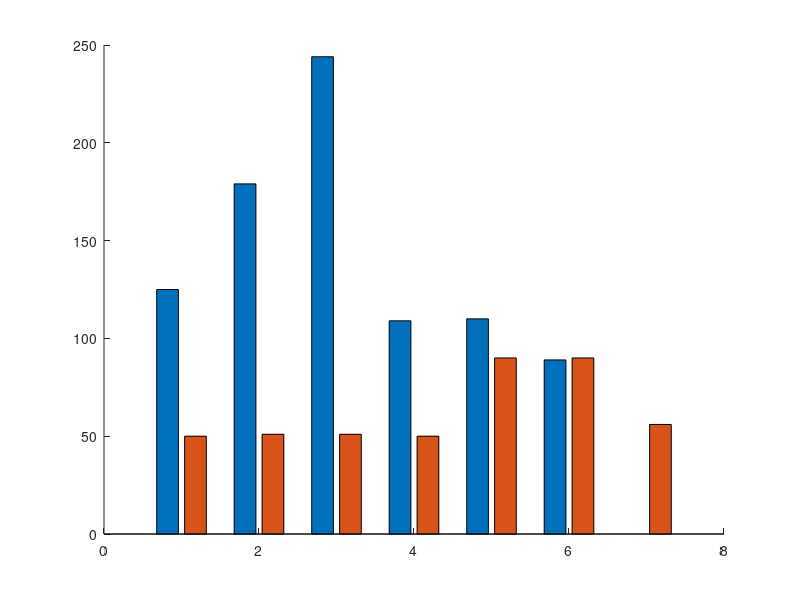

MATLAB code to generate this figure: (Note: this script raises an error after producing the figure.)
x=1:6;
xtick= {'A','B','C','D','E','F','G'};
Freq=[95 90 90 95 90 90 97.5];
duty=[0.6 0.75 0.75 0.6 0.6 0.6 0.5];
Im=[2.09 2.38 3.25 1.82 1.84 1.48 0];
T=Im*0.1157;
VRx=[20 20.1 20.1 20 26.9 26.9 21.2];

%%
IPT_Power=VRx.*VRx/8;
Motor_Power=duty.*Im*100;
i=1;
y = [Motor_Power(1),IPT_Power(1); Motor_Power(2),IPT_Power(2); ...
    Motor_Power(3),IPT_Power(3); Motor_Power(4),IPT_Power(4);...
    Motor_Power(5),IPT_Power(5);Motor_Power(6),IPT_Power(6); Motor_Power(7),IPT_Power(7)];
y=round(y)
% y= [102  42;...
%   235   42;...
%   354  42;...
%   140   42;...
%   140  72;...
%   103   72];
figure1 = figure;
axes1 = axes('Parent',figure1);
hold(axes1,'on')

% bar1=bar(y,'stacked');

bar1=bar(y);
xtips1 = bar1(1).XEndPoints;
ytips1 = bar1(1).YEndPoints;
labels1 = string(bar1(1).YData);
text(xtips1,ytips1,labels1,'HorizontalAlignment','center',...
    'VerticalAlignment','bottom')
xtips2 = bar1(2).XEndPoints;
ytips2 = bar1(2).YEndPoints;
labels2 = string(bar1(2).YData);
text(xtips2,ytips2,labels2,'HorizontalAlignment','center',...
    'VerticalAlignment','bottom')

set(bar1(1),'DisplayName','Motor Power');
set(bar1(2),'DisplayName','IPT Power');
bar1(1).FaceColor = [1 0 0];
bar1(2).FaceColor = [0 0 1];
ylim([0 500])
% Create xlabel
xlabel('Cases','FontSize',16,'Interpreter','latex');
ylabel('Power(Watt)','FontSize',16,'Interpreter','latex');
box(axes1,'on');
hold(axes1,'off');
set(axes1,'FontName','Times New Roman','FontSize',16,'XTick',[1 2 3 4 5 6],...
    'XTickLabel',{'A','B','C','D','E','F','G'});
legend1 = legend(axes1,'show');
set(legend1,'Interpreter','latex','EdgeColor','none');

% figure();
% set(gca,'FontName','Times New Roman','FontSize',12)
% set(gcf,'Position',  [100, 100, 500, 500]);
% subplot(2,1,1)
% plot(x,Rx.*Rx*8.44,'LineStyle','-','Marker','p','MarkerSize',5,...
%     'LineWidth',3,'Color','r');
% ylabel('IPT Power(Watt)','Interpreter','Latex','FontName','Times New Roman','FontSize',14)
% xticks([1 2 3 4 5 6])
% xticklabels(xtick)
% xlabel('Case','Interpreter','Latex','FontName','Times New Roman','FontSize',14)
% grid on
% 
% subplot(2,1,2)
% plot(x,duty.*Im*100,'LineStyle','-','Marker','o','MarkerSize',5,...
%     'LineWidth',3,'Color','r');
% ylabel('Motor Power(Watt)','Interpreter','Latex','FontName','Times New Roman','FontSize',14)
% xticks([1 2 3 4 5 6])
% xticklabels(xtick)
% xlabel('Case','Interpreter','Latex','FontName','Times New Roman','FontSize',14)
% grid on

